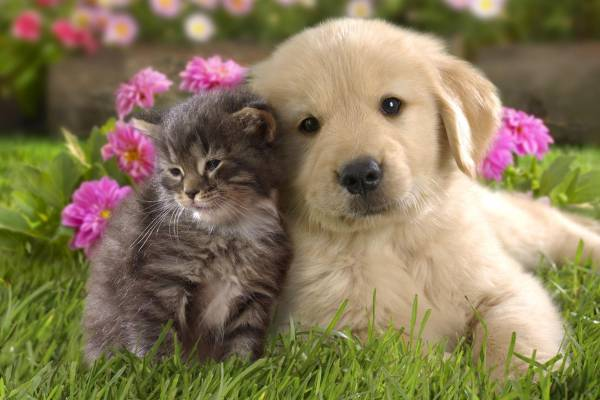
#> input picture 梁俸山_Week1/W8个人作业/image.jpg, 600 x 400 px
$ python gaussian_noise.py
#> lines starting #> are read from the running program, lines starting #| are printed output that depends on the picture
import cv2
import numpy as np
import matplotlib.pyplot as plt

def add_gaussian_noise_to_image(image, mean=0, std=25):
    """
    向图像添加高斯噪声
    :param image: 输入图像（numpy数组）
    :param mean: 噪声均值
    :param std: 噪声标准差
    :return: 添加噪声后的图像
    """
    noise = np.random.normal(mean, std, image.shape).astype(np.float32)
    noisy_image = image + noise
    noisy_image = np.clip(noisy_image, 0, 255)
    return noisy_image.astype(np.uint8)

# 读取原始图像
image_path = 'image.jpg'  # 替换为你的图像路径
image = cv2.imread(image_path, cv2.IMREAD_GRAYSCALE)  # 读取灰度图像
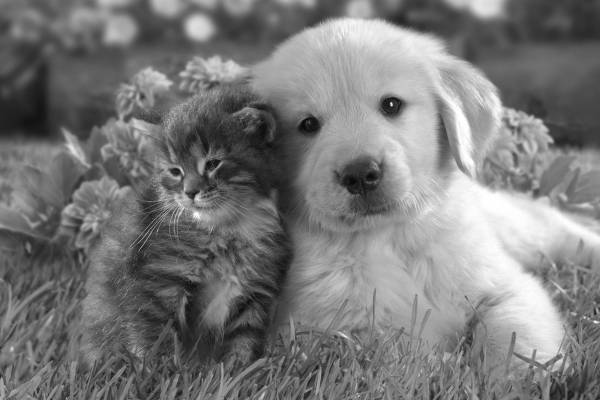
#> image: shape (400, 600); min 3, max 255, mean 121.4

# 添加高斯噪声
noisy_image = add_gaussian_noise_to_image(image, mean=0, std=25)
#> in add_gaussian_noise_to_image, `noisy_image = image + noise`:
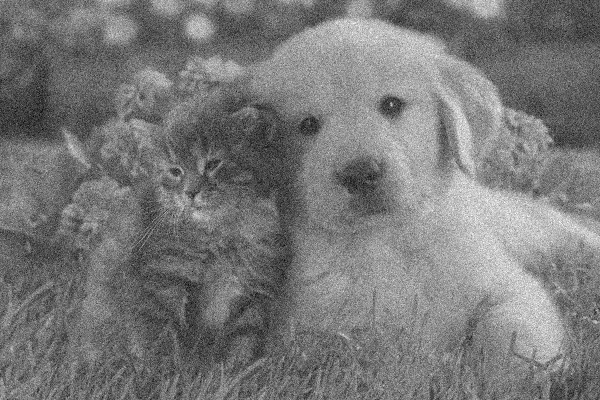
#> noisy_image: shape (400, 600) float32; min -68.67, max 331.4, mean 121.4; drawn with min black and max white
#> in add_gaussian_noise_to_image, `noisy_image = np.clip(noisy_image, 0, 255)`:
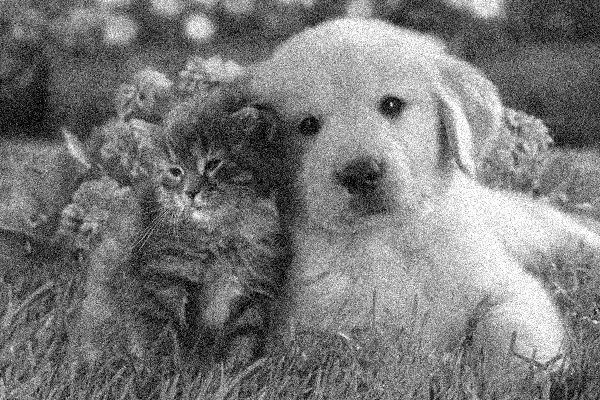
#> noisy_image: shape (400, 600) float32; min 0, max 255, mean 121.2

# 保存加入噪声后的图片
output_path = 'noisy_image.jpg'  # 设置输出路径
cv2.imwrite(output_path, noisy_image)
print(f"噪声图片已保存到: {output_path}")
